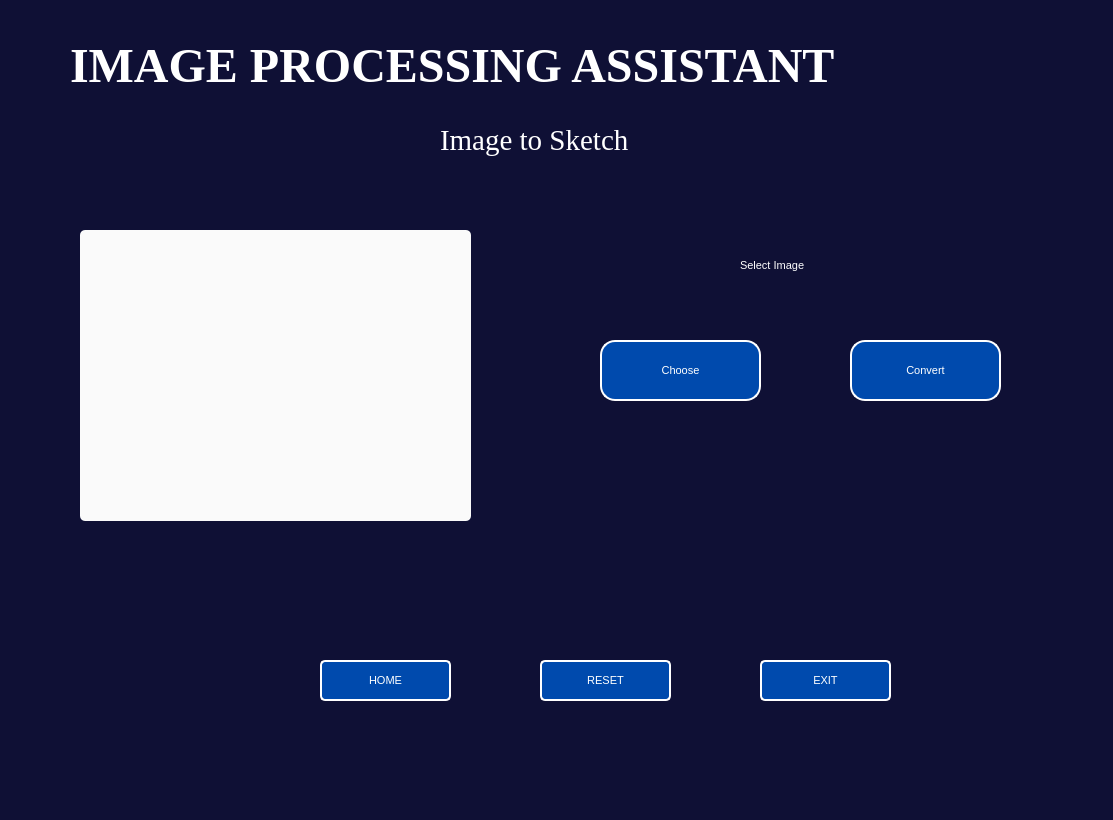
<?xml version="1.0" encoding="UTF-8"?>
<ui version="4.0">
 <class>Dialog</class>
 <widget class="QDialog" name="Dialog">
  <property name="geometry">
   <rect>
    <x>0</x>
    <y>0</y>
    <width>1113</width>
    <height>820</height>
   </rect>
  </property>
  <property name="windowTitle">
   <string>Dialog</string>
  </property>
  <widget class="QWidget" name="widget" native="true">
   <property name="geometry">
    <rect>
     <x>0</x>
     <y>-10</y>
     <width>16777215</width>
     <height>831</height>
    </rect>
   </property>
   <property name="font">
    <font>
     <pointsize>8</pointsize>
    </font>
   </property>
   <property name="styleSheet">
    <string notr="true">background-color: #0F1035;</string>
   </property>
   <widget class="QLabel" name="label_4">
    <property name="geometry">
     <rect>
      <x>80</x>
      <y>240</y>
      <width>391</width>
      <height>291</height>
     </rect>
    </property>
    <property name="cursor">
     <cursorShape>ForbiddenCursor</cursorShape>
    </property>
    <property name="styleSheet">
     <string notr="true">background-color: rgb(250, 250, 250);
border-radius: 5px;</string>
    </property>
    <property name="text">
     <string/>
    </property>
    <property name="scaledContents">
     <bool>true</bool>
    </property>
   </widget>
   <widget class="QLabel" name="label_2">
    <property name="geometry">
     <rect>
      <x>70</x>
      <y>10</y>
      <width>951</width>
      <height>131</height>
     </rect>
    </property>
    <property name="font">
     <font>
      <family>Times New Roman</family>
      <pointsize>36</pointsize>
      <weight>75</weight>
      <italic>false</italic>
      <bold>true</bold>
     </font>
    </property>
    <property name="mouseTracking">
     <bool>false</bool>
    </property>
    <property name="layoutDirection">
     <enum>Qt::LeftToRight</enum>
    </property>
    <property name="autoFillBackground">
     <bool>false</bool>
    </property>
    <property name="styleSheet">
     <string notr="true">font: bold 36pt &quot;Times New Roman&quot;;
color: #fff;

</string>
    </property>
    <property name="text">
     <string>IMAGE PROCESSING ASSISTANT</string>
    </property>
   </widget>
   <widget class="QLabel" name="label_3">
    <property name="geometry">
     <rect>
      <x>740</x>
      <y>260</y>
      <width>141</width>
      <height>31</height>
     </rect>
    </property>
    <property name="styleSheet">
     <string notr="true">font: 26px &quot;Times New Roman&quot;;
color: #fff;</string>
    </property>
    <property name="text">
     <string>Select Image</string>
    </property>
   </widget>
   <widget class="QPushButton" name="pushButton_10">
    <property name="geometry">
     <rect>
      <x>600</x>
      <y>350</y>
      <width>161</width>
      <height>61</height>
     </rect>
    </property>
    <property name="cursor">
     <cursorShape>PointingHandCursor</cursorShape>
    </property>
    <property name="styleSheet">
     <string notr="true">background-color: #004AAD;
border-style: outset;
border-width: 2px;
border-radius: 15px;
border-color: #fff;
font: bold 24px &quot;Times New Roman&quot;;
color: #fff;</string>
    </property>
    <property name="text">
     <string>Choose</string>
    </property>
   </widget>
   <widget class="QPushButton" name="pushButton_11">
    <property name="geometry">
     <rect>
      <x>850</x>
      <y>350</y>
      <width>151</width>
      <height>61</height>
     </rect>
    </property>
    <property name="cursor">
     <cursorShape>PointingHandCursor</cursorShape>
    </property>
    <property name="styleSheet">
     <string notr="true">background-color: #004AAD;
border-style: outset;
border-width: 2px;
border-radius: 15px;
border-color: #fff;
font: bold 24px &quot;Times New Roman&quot;;
color: #fff;</string>
    </property>
    <property name="text">
     <string>Convert</string>
    </property>
   </widget>
   <widget class="QLabel" name="label">
    <property name="geometry">
     <rect>
      <x>440</x>
      <y>120</y>
      <width>241</width>
      <height>61</height>
     </rect>
    </property>
    <property name="font">
     <font>
      <family>Times New Roman</family>
      <pointsize>22</pointsize>
      <weight>50</weight>
      <italic>false</italic>
      <bold>false</bold>
     </font>
    </property>
    <property name="mouseTracking">
     <bool>false</bool>
    </property>
    <property name="layoutDirection">
     <enum>Qt::LeftToRight</enum>
    </property>
    <property name="autoFillBackground">
     <bool>false</bool>
    </property>
    <property name="styleSheet">
     <string notr="true">border-radius:50px;
color: #fff;
font:  22pt &quot;Times New Roman&quot;;</string>
    </property>
    <property name="text">
     <string>Image to Sketch</string>
    </property>
   </widget>
   <widget class="QPushButton" name="home">
    <property name="geometry">
     <rect>
      <x>320</x>
      <y>670</y>
      <width>131</width>
      <height>41</height>
     </rect>
    </property>
    <property name="cursor">
     <cursorShape>PointingHandCursor</cursorShape>
    </property>
    <property name="styleSheet">
     <string notr="true">border-style: outset;
border-width: 2px;
border-color: #fff;
border-radius: 5px;
background-color: #004AAD;
font: bold 10pt &quot;Times New Roman&quot;;
color: #fff;</string>
    </property>
    <property name="text">
     <string>HOME</string>
    </property>
   </widget>
   <widget class="QPushButton" name="exit">
    <property name="geometry">
     <rect>
      <x>760</x>
      <y>670</y>
      <width>131</width>
      <height>41</height>
     </rect>
    </property>
    <property name="cursor">
     <cursorShape>PointingHandCursor</cursorShape>
    </property>
    <property name="styleSheet">
     <string notr="true">border-style: outset;
border-width: 2px;
border-color: #fff;
border-radius: 5px;
background-color: #004AAD;
font: bold 10pt &quot;Times New Roman&quot;;
color: #fff;</string>
    </property>
    <property name="text">
     <string>EXIT</string>
    </property>
   </widget>
   <widget class="QPushButton" name="resetbtn">
    <property name="geometry">
     <rect>
      <x>540</x>
      <y>670</y>
      <width>131</width>
      <height>41</height>
     </rect>
    </property>
    <property name="cursor">
     <cursorShape>PointingHandCursor</cursorShape>
    </property>
    <property name="styleSheet">
     <string notr="true">border-style: outset;
border-width: 2px;
border-color: #fff;
border-radius: 5px;
background-color: #004AAD;
font: bold 10pt &quot;Times New Roman&quot;;
color: #fff;</string>
    </property>
    <property name="text">
     <string>RESET</string>
    </property>
   </widget>
  </widget>
 </widget>
 <resources>
  <include location="image.qrc"/>
 </resources>
 <connections/>
</ui>
